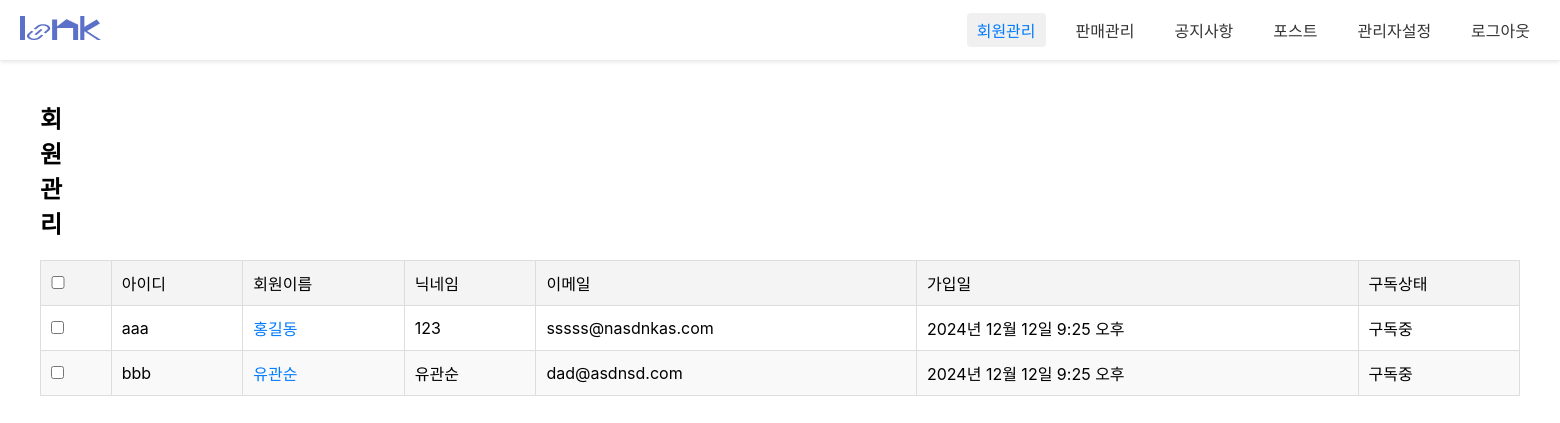
The app's page /admin1/admin_memList/, older data.
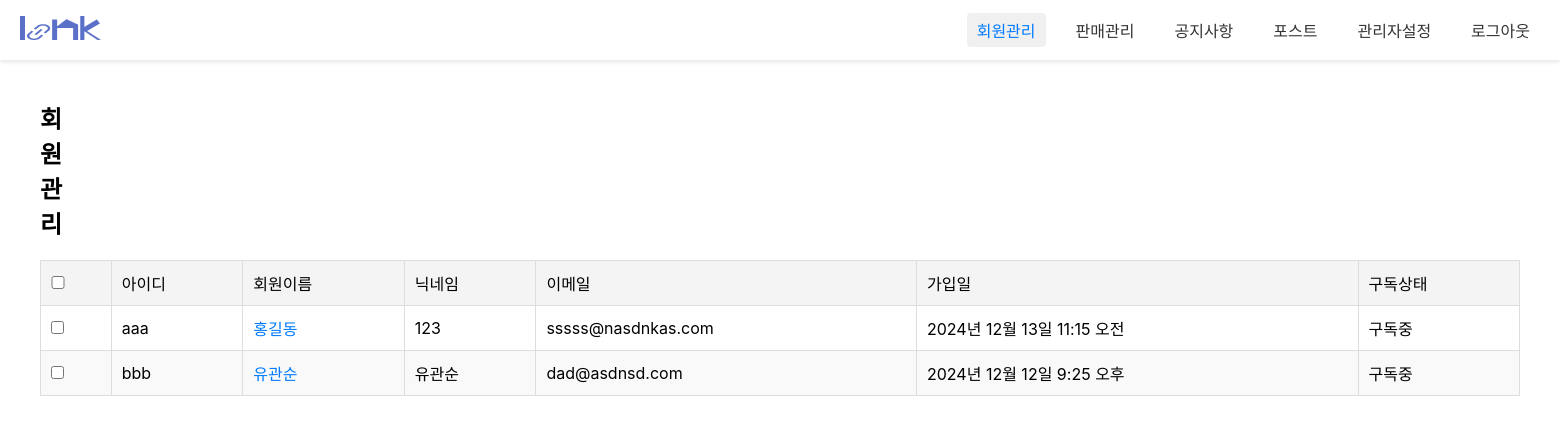
The same page, newer data.
### loginpage/models.py (models this page shows, shortened)
class Member(models.Model):
  id = models.CharField(max_length=50,primary_key=True)
  pw = models.CharField(max_length=100)
  name = models.CharField(max_length=100)
  nicName = models.CharField(max_length=100,default='123')
  mail = models.EmailField(max_length=100)
  birthday = models.CharField(max_length=50)
  gender = models.CharField(max_length=10,choices=[('남자', '남자'), ('여자', '여자')])
  mdate = models.DateTimeField(auto_now=True)
  created_group = models.OneToOneField(
        'diary.GroupDiary',  # '앱이름.모델이름' 형식
        on_delete=models.SET_NULL,
        null=True,
        blank=True,
        related_name='creator'
    )
  joined_group = models.ForeignKey(
        'diary.GroupDiary',  # '앱이름.모델이름' 형식
        on_delete=models.SET_NULL,
        null=True,
        blank=True,
        related_name='members'
    )

### admin1/views.py (the view)
# urls.py: path('admin_memList/', views.admin_memList, name="admin_memList"),
def admin_memList(request):
	qs = Member.objects.all()
	context = {"mlist":qs}
	return render(request, 'admin_memList.html', context)

### admin1/templates/admin_memList.html (shortened to what this page needs)
{% load static %}
<!DOCTYPE html>
<html lang="ko">
<head>
<link rel="stylesheet" href="{% static 'css/admin1/admin_login.css'%}">
<link rel="stylesheet" href="{% static 'css/admin1/admin_memllist.css'%}">
</head>
<body>
	<nav class="gnb">
		<a href="#" class="logo"><img src="/static/images/admin1/logo_sample.png" alt=""></a>
		<div class="menu">
				<a class="active" href="/admin1/admin_memList/">회원관리</a>
				<a href="#">판매관리</a>
				<a href="/admin1/admin_noticeList/">공지사항</a>
				<a href="/admin1/admin_postList/">포스트</a>
				<a href="/admin1/admin_adminList/">관리자설정</a>
				<a id='a_logout'>로그아웃</a>
		</div>
	</nav>
	<div class="container">
		<div class="con_header">
			<h2>회원 관리</h2>
		</div>
		<table>
			<thead>
				<tr>
					<th><input type="checkbox" id="select_all"></th>
					<th>아이디</th>
					<th>회원이름</th>
					<th>닉네임</th>
					<th>이메일</th>
					<th>가입일</th>
					<th>구독상태</th>
				</tr>
			</thead>
			<tbody>
				{% for mem in mlist %}
				<tr>
					<td><input type="checkbox" class="select_member"></td>
					<td>{{mem.id}}</td>
					<td class="member_name"><a href="/admin1/admin_memView/{{mem.id}}/">{{mem.name}}</a></td>
					<td>{{mem.nicName}}</td>
					<td>{{mem.mail}}</td>
					<td>{{mem.mdate}}</td>
					<td>구독중</td>
				</tr>
				{% endfor %}
			</tbody>
		</table>
	</div>
</body>
</html>

Row changes from the older to the newer data that the page shows:
changed Member "aaa": mdate "2024년 12월 12일 9:25 오후" → "2024년 12월 13일 11:15 오전"
